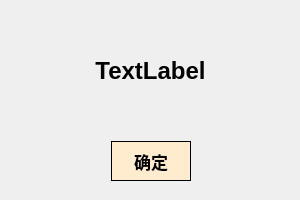
<?xml version="1.0" encoding="UTF-8"?>
<ui version="4.0">
 <class>Dialog</class>
 <widget class="QDialog" name="Dialog">
  <property name="geometry">
   <rect>
    <x>0</x>
    <y>0</y>
    <width>300</width>
    <height>200</height>
   </rect>
  </property>
  <property name="minimumSize">
   <size>
    <width>300</width>
    <height>200</height>
   </size>
  </property>
  <property name="maximumSize">
   <size>
    <width>300</width>
    <height>200</height>
   </size>
  </property>
  <property name="windowTitle">
   <string>Dialog</string>
  </property>
  <widget class="QWidget" name="">
   <property name="geometry">
    <rect>
     <x>0</x>
     <y>0</y>
     <width>301</width>
     <height>181</height>
    </rect>
   </property>
   <layout class="QVBoxLayout" name="verticalLayout">
    <property name="spacing">
     <number>0</number>
    </property>
    <item>
     <widget class="QLabel" name="label">
      <property name="font">
       <font>
        <pointsize>18</pointsize>
        <weight>75</weight>
        <bold>true</bold>
       </font>
      </property>
      <property name="text">
       <string>TextLabel</string>
      </property>
      <property name="alignment">
       <set>Qt::AlignCenter</set>
      </property>
     </widget>
    </item>
    <item>
     <layout class="QHBoxLayout" name="horizontalLayout">
      <item>
       <spacer name="horizontalSpacer">
        <property name="orientation">
         <enum>Qt::Horizontal</enum>
        </property>
        <property name="sizeHint" stdset="0">
         <size>
          <width>40</width>
          <height>20</height>
         </size>
        </property>
       </spacer>
      </item>
      <item>
       <widget class="QPushButton" name="pushButton">
        <property name="minimumSize">
         <size>
          <width>80</width>
          <height>40</height>
         </size>
        </property>
        <property name="maximumSize">
         <size>
          <width>80</width>
          <height>40</height>
         </size>
        </property>
        <property name="font">
         <font>
          <pointsize>13</pointsize>
          <weight>75</weight>
          <italic>false</italic>
          <bold>true</bold>
         </font>
        </property>
        <property name="styleSheet">
         <string notr="true">QPushButton{
background-color: rgb(255, 235, 205);
border-style:solid;
border-color:black;
border-width:1px;
}

QPushButton:hover{background-color: rgb(255, 181, 8);}</string>
        </property>
        <property name="text">
         <string>确定</string>
        </property>
       </widget>
      </item>
      <item>
       <spacer name="horizontalSpacer_2">
        <property name="orientation">
         <enum>Qt::Horizontal</enum>
        </property>
        <property name="sizeHint" stdset="0">
         <size>
          <width>40</width>
          <height>20</height>
         </size>
        </property>
       </spacer>
      </item>
     </layout>
    </item>
   </layout>
  </widget>
 </widget>
 <resources/>
 <connections/>
</ui>
